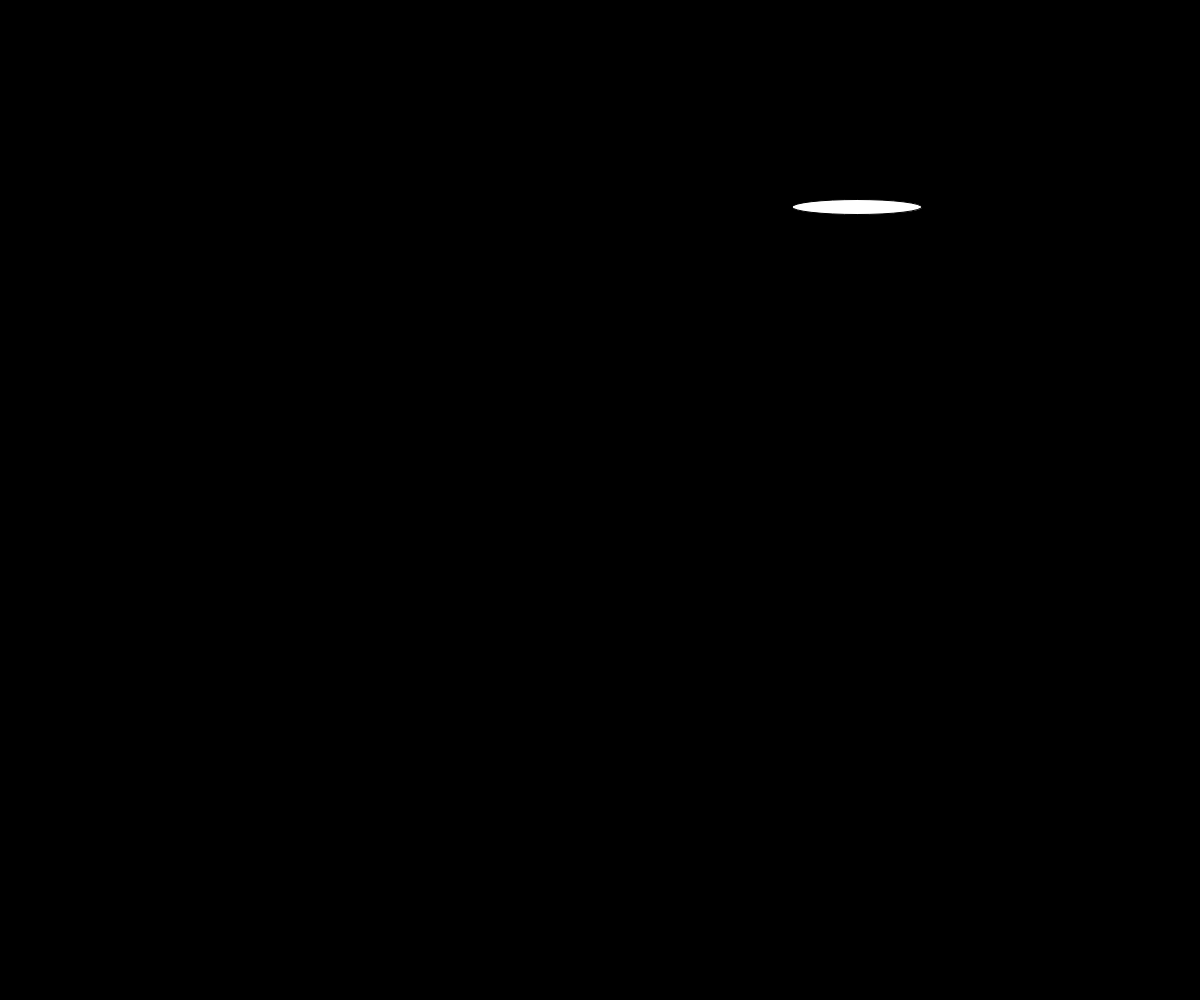
Frame 1 (no input)
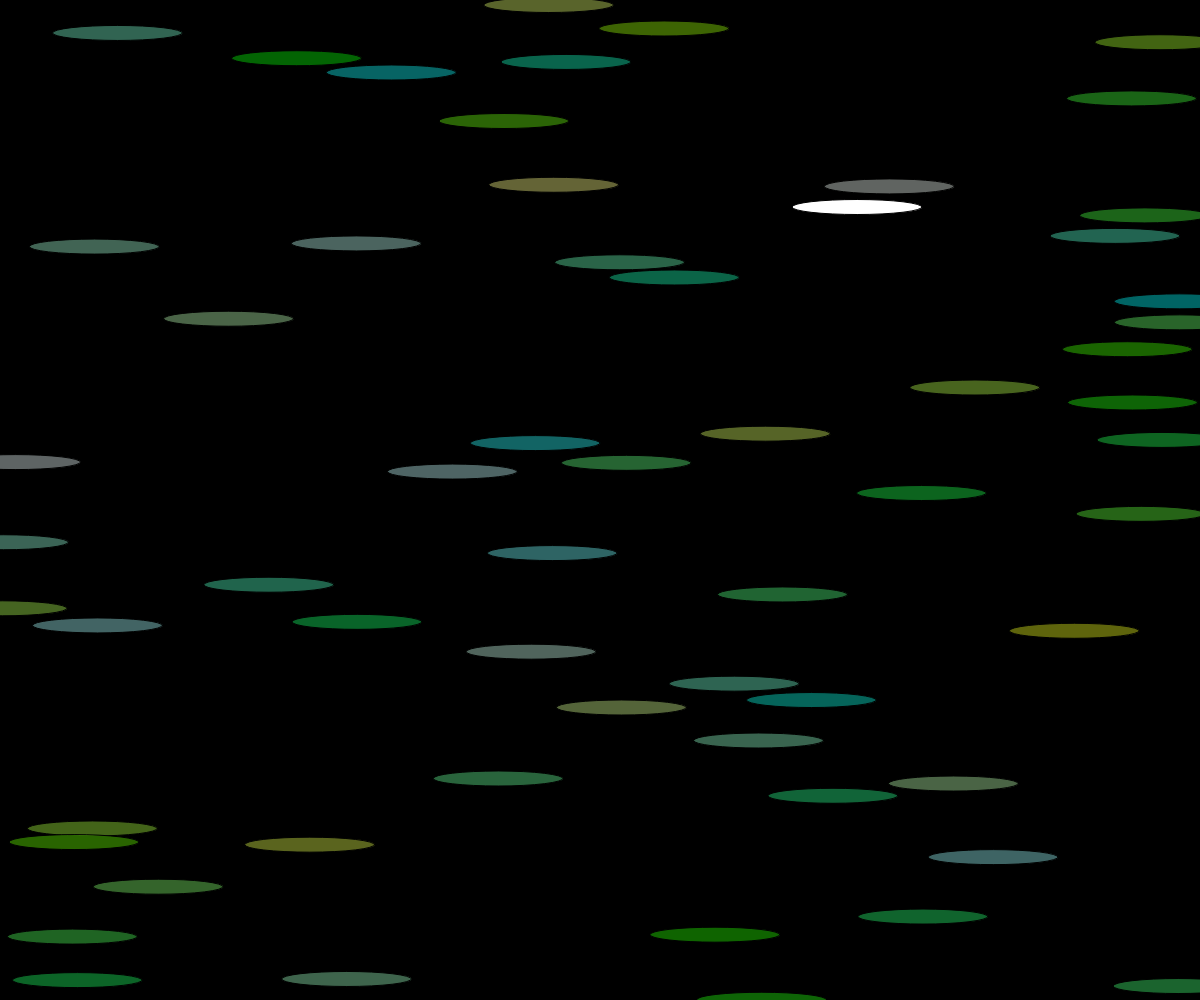
Frame 60 (no input)
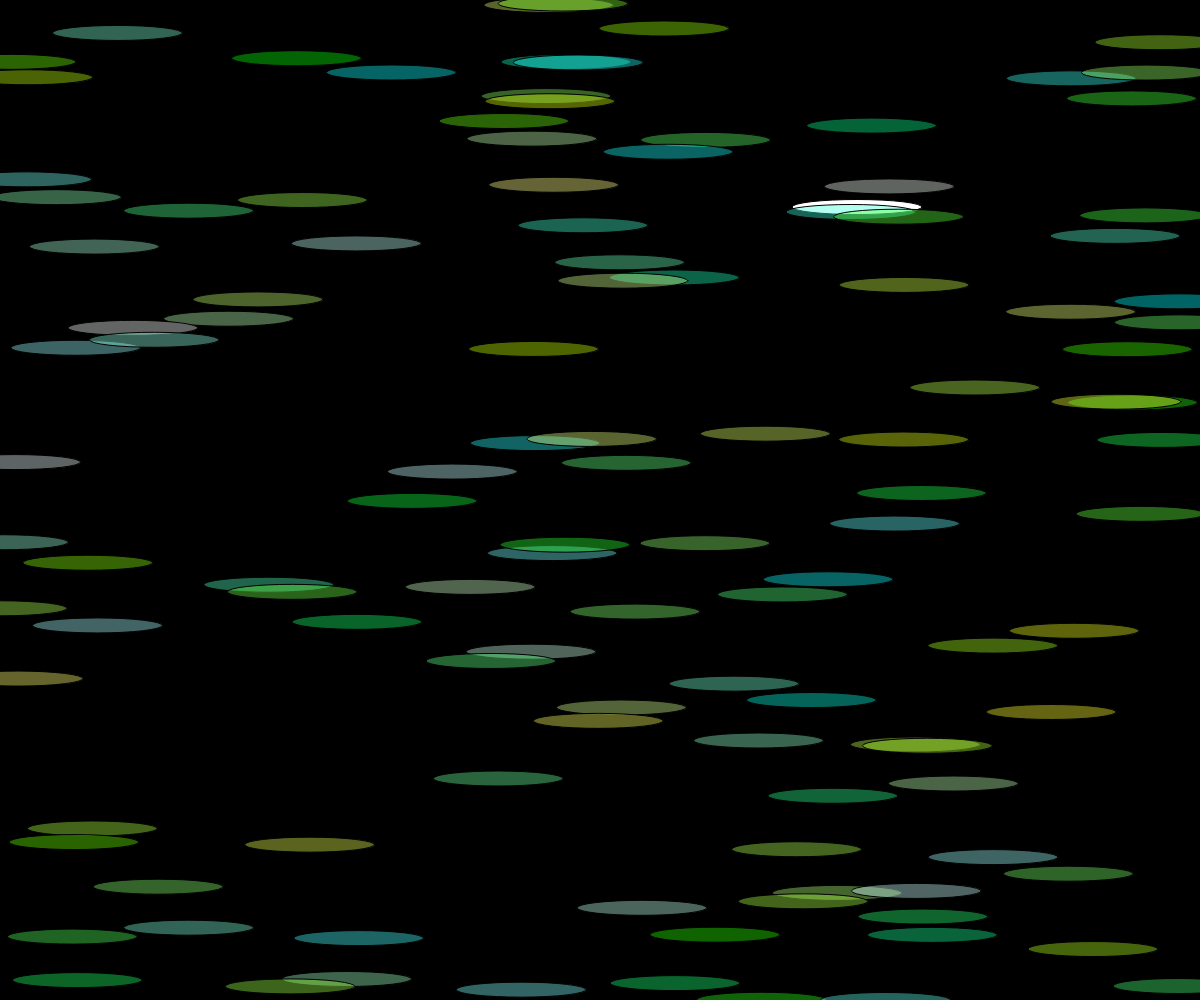
Frame 120 (the mouse pressed at the canvas centre since frame 60)

The p5.js sketch that drew these frames (run headless with seeded random() and noise() and a simulated clock; from frame 60 on, the mouse is pressed at the canvas centre):

// p5.js sketch
// ── sketch.js
var spot = {
    x: 100,
    y: 100
};

var spot2 = {
    x: 100,
    y: 100
};

var x;
var x = 100;
var col = {
    r: 0,
    g: 255,
    b: 0
};

var y;
var y = 100;
var col = {
    r: 0,
    g: 255,
    b: 0
};
var col2 = {
    r: 255,
    g: 0,
    b: 0
}; //

function setup() {
    createCanvas(windowWidth, windowHeight);
    background(0);
};

function draw() {
    spotX = random(0, width);
    spotY = random(0, height);
    fill(color.r, color.g, color.b, 100);
    ellipse(spotX, spotY, 130, 15);
    color.r = random(0,255);
    color.g = random(255,500);
    color.b = random(0,300);

};
